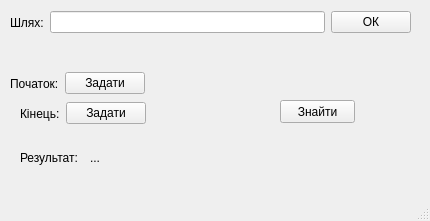
<?xml version="1.0" encoding="UTF-8"?>
<ui version="4.0">
 <class>MainWindow</class>
 <widget class="QMainWindow" name="MainWindow">
  <property name="geometry">
   <rect>
    <x>0</x>
    <y>0</y>
    <width>430</width>
    <height>221</height>
   </rect>
  </property>
  <property name="windowTitle">
   <string>Пошук найкоротшого шляху</string>
  </property>
  <widget class="QWidget" name="centralwidget">
   <widget class="QLabel" name="ResultLabel">
    <property name="geometry">
     <rect>
      <x>20</x>
      <y>150</y>
      <width>61</width>
      <height>16</height>
     </rect>
    </property>
    <property name="text">
     <string>Результат:</string>
    </property>
   </widget>
   <widget class="QPushButton" name="Find">
    <property name="geometry">
     <rect>
      <x>280</x>
      <y>100</y>
      <width>75</width>
      <height>23</height>
     </rect>
    </property>
    <property name="text">
     <string>Знайти</string>
    </property>
   </widget>
   <widget class="QLabel" name="Result">
    <property name="geometry">
     <rect>
      <x>90</x>
      <y>150</y>
      <width>61</width>
      <height>16</height>
     </rect>
    </property>
    <property name="text">
     <string>...</string>
    </property>
   </widget>
   <widget class="QWidget" name="layoutWidget">
    <property name="geometry">
     <rect>
      <x>10</x>
      <y>10</y>
      <width>401</width>
      <height>25</height>
     </rect>
    </property>
    <layout class="QHBoxLayout" name="PathLayOut">
     <item>
      <layout class="QHBoxLayout" name="enterPathLayOut">
       <item>
        <widget class="QLabel" name="pathLabel">
         <property name="text">
          <string>Шлях:</string>
         </property>
        </widget>
       </item>
       <item>
        <widget class="QLineEdit" name="pathLine"/>
       </item>
      </layout>
     </item>
     <item>
      <widget class="QPushButton" name="pathOK">
       <property name="enabled">
        <bool>true</bool>
       </property>
       <property name="text">
        <string>ОК</string>
       </property>
      </widget>
     </item>
    </layout>
   </widget>
   <widget class="QWidget" name="layoutWidget">
    <property name="geometry">
     <rect>
      <x>10</x>
      <y>70</y>
      <width>221</width>
      <height>27</height>
     </rect>
    </property>
    <layout class="QHBoxLayout" name="Start">
     <item>
      <layout class="QHBoxLayout" name="horizontalLayout_2">
       <item>
        <widget class="QLabel" name="labelSt">
         <property name="text">
          <string>Початок:</string>
         </property>
        </widget>
       </item>
       <item>
        <widget class="QPushButton" name="EnterSt">
         <property name="text">
          <string>Задати</string>
         </property>
        </widget>
       </item>
      </layout>
     </item>
     <item>
      <widget class="QLabel" name="pointInfoSt">
       <property name="text">
        <string/>
       </property>
      </widget>
     </item>
    </layout>
   </widget>
   <widget class="QWidget" name="layoutWidget">
    <property name="geometry">
     <rect>
      <x>20</x>
      <y>100</y>
      <width>211</width>
      <height>27</height>
     </rect>
    </property>
    <layout class="QHBoxLayout" name="Finish">
     <item>
      <layout class="QHBoxLayout" name="horizontalLayout_4">
       <item>
        <widget class="QLabel" name="pointInfoEnd">
         <property name="text">
          <string>Кінець:</string>
         </property>
        </widget>
       </item>
       <item>
        <widget class="QPushButton" name="EnterEnd">
         <property name="text">
          <string>Задати</string>
         </property>
        </widget>
       </item>
      </layout>
     </item>
     <item>
      <widget class="QLabel" name="pointInfoEnd_2">
       <property name="text">
        <string/>
       </property>
      </widget>
     </item>
    </layout>
   </widget>
   <widget class="QLabel" name="HeaderLabel">
    <property name="geometry">
     <rect>
      <x>10</x>
      <y>40</y>
      <width>47</width>
      <height>13</height>
     </rect>
    </property>
    <property name="text">
     <string/>
    </property>
   </widget>
  </widget>
  <widget class="QMenuBar" name="menubar">
   <property name="geometry">
    <rect>
     <x>0</x>
     <y>0</y>
     <width>430</width>
     <height>21</height>
    </rect>
   </property>
  </widget>
  <widget class="QStatusBar" name="statusbar"/>
 </widget>
 <resources/>
 <connections/>
</ui>
